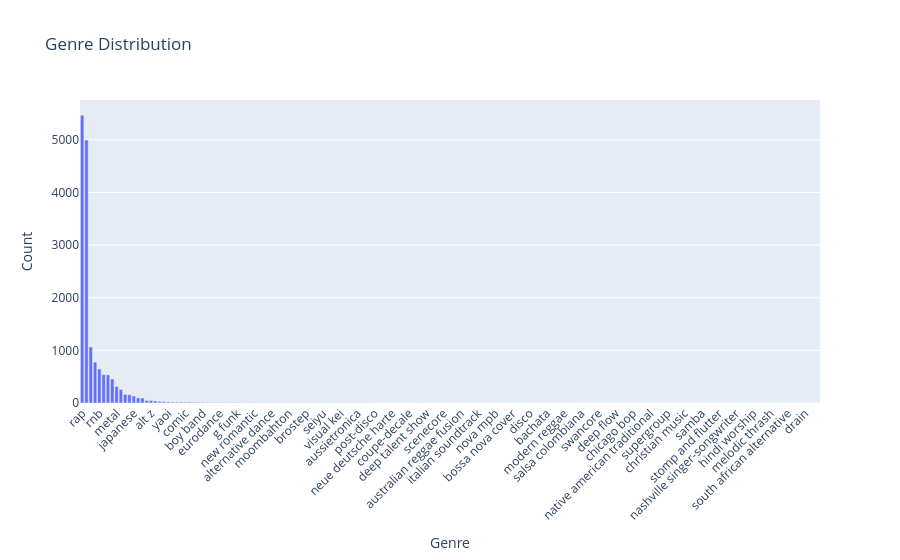

Write notebook code for a chart like this one.
### Code cell
plotting.plot_genres(df["normalized_genres"])

### Figure 1 — Plotly figure (JSON) as saved in the notebook; plotly's stock layout.template omitted (floating-point values rounded to 4 significant figures; data arrays with more than 128 entries replaced by an {"elided": "..."} marker saying what was removed)
{"data": [{"alignmentgroup": "True", "hovertemplate": "Genre=%{x}<br>Count=%{y}<extra></extra>", "legendgroup": "", "marker": {"color": "#636efa", "pattern": {"shape": ""}}, "name": "", "offsetgroup": "", "orientation": "v", "showlegend": false, "textposition": "auto", "type": "bar", "x": {"elided": "172 str values"}, "xaxis": "x", "y": {"elided": "172 int values"}, "yaxis": "y"}], "layout": {"barmode": "relative", "legend": {"tracegroupgap": 0}, "title": {"text": "Genre Distribution"}, "xaxis": {"anchor": "y", "domain": [0, 1], "tickangle": -45, "title": {"text": "Genre"}}, "yaxis": {"anchor": "x", "domain": [0, 1], "title": {"text": "Count"}}}}
